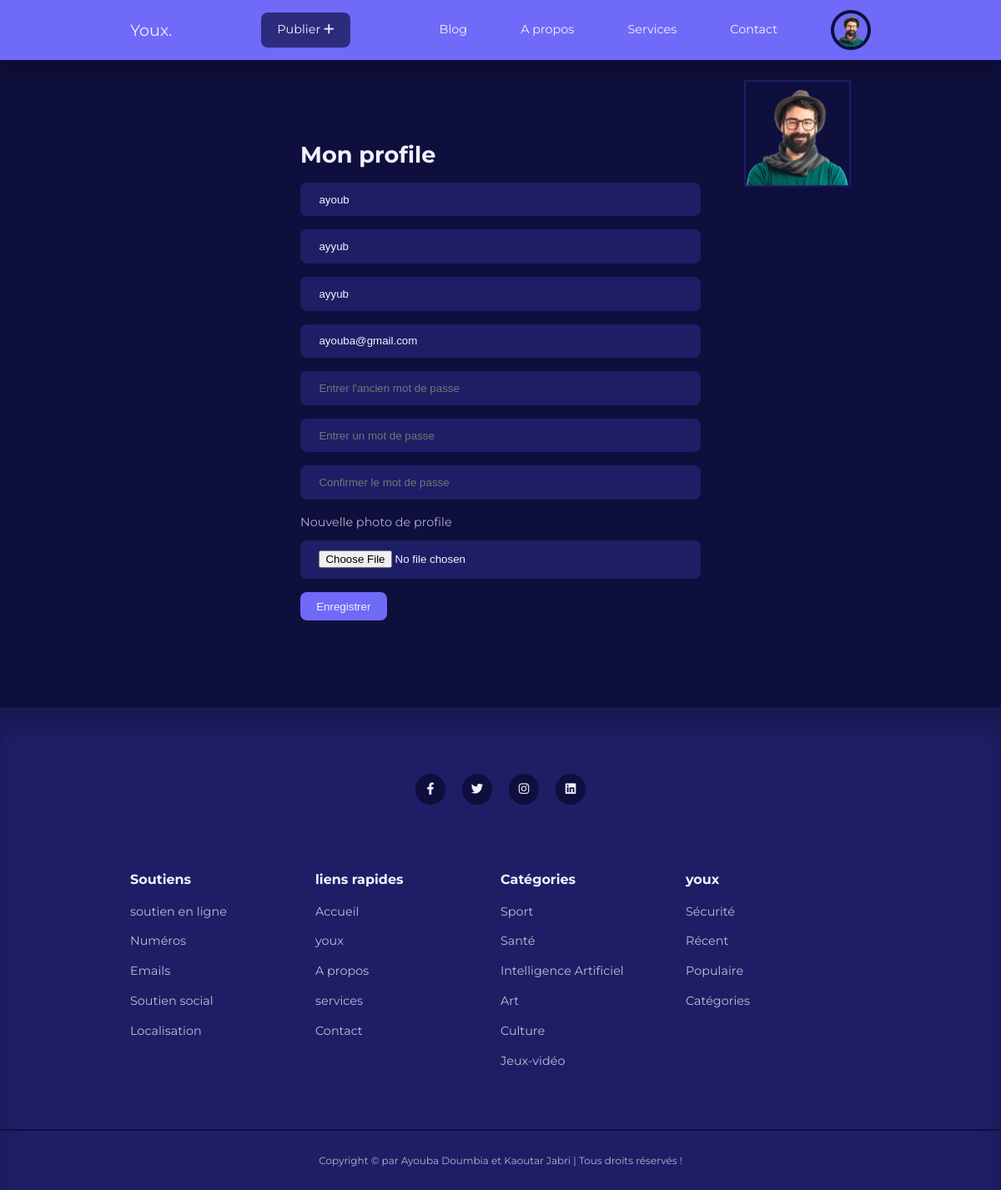
The page /admin/update-profile.php (signed in) on the database its author committed.
### tables this page shows
CREATE TABLE IF NOT EXISTS `users` (
  `id` int NOT NULL AUTO_INCREMENT,
  `firstname` varchar(100) NOT NULL,
  `lastname` varchar(100) NOT NULL,
  `username` varchar(100) NOT NULL,
  `email` varchar(100) NOT NULL,
  `password` varchar(255) NOT NULL,
  `avatar` varchar(100) NOT NULL,
  `is_admin` tinyint(1) NOT NULL,
  PRIMARY KEY (`id`)
);

### class/Model.php (called while the page is built, shortened)
<?php
require_once('Database.php');
abstract class Model{
    protected $db;
    protected $table_name = null;
    protected $field_id = null;
    public function __construct()
    {
        $this->db = new Database();
    }
    public function findOne(string $id)
    {
        $database_class = $this->db;
        $table = $this->table_name;
        $field__id = $this->field_id;
        $row = $database_class->selectOne("$table","$field__id = $id");
        return($row);
    }
}

### class/Database.php (called while the page is built, shortened)
<?php
class Database
{
    private $host = "localhost";
    private $username = "root";
    private $password = "root";
    private $dbname = "blog_db";
    private static $instance = null;
    private function connect()
    {
        if(self::$instance === null){
            $conn = new \PDO("mysql:host=$this->host;dbname=$this->dbname;charset=utf8;",$this->username,$this->password);
            if($conn){
                return $conn;
            }else{
                die('connexion impossible !');
            }
        }   else{
                return self::$instance;
        }
    }
    public function selectOne(string $table, string $where1 = '', string $where2 = '')
    {
        $conn = $this->connect();
        if($where1 == '' && $where2 == ''){
            $select = $conn->prepare("SELECT * FROM `$table`");
            $select->execute();
        }elseif($where2 == ''){
            $select = $conn->prepare("SELECT * FROM `$table` WHERE $where1");
            $select->execute();
        }else{
            $select = $conn->prepare("SELECT * FROM `$table` WHERE $where1 OR $where2");
            $select->execute();
        }
        if($select){
            $element = $select->fetch(\PDO::FETCH_ASSOC);
            return($element);
        }
    }
}
?>

### admin/update-profile.php (the view, shortened to what this page needs)
<?php
    include('partials/header.php');
    if(isset($_SESSION['user-id'])){
        $id = $_SESSION['user-id'];
        $user = $Users->findOne($id);
    }
?>
<section class="form__section">
        <div class="preview_profile">
            <img src="../images/<?= $user['avatar'] ?>" alt="preview user profile">
        </div>
    <div class="container form__section-container">
        <h2>Mon profile</h2>
        <form action="<?= ROOT_URL ?>admin/update-profile-logic.php" method="POST" enctype="multipart/form-data">
            <input type="text" name="l_name" value="<?= $user["lastname"] ?>" placeholder="Nom">
            <input type="text" name="f_name" value="<?= $user["firstname"]  ?>" placeholder="Prenom">
            <input type="text" name="u_name" value="<?= $user["username"]  ?>" placeholder="Nom d'utilisateur">
            <input type="email" name="email" value="<?= $user["email"]  ?>" placeholder="Email">
            <input type="password" name="user_old_pass" placeholder="Entrer l'ancien mot de passe">
            <input type="password" name="pass" placeholder="Entrer un mot de passe">
            <input type="password" name="cpass"placeholder="Confirmer le mot de passe">
            <div class="form__control">
                <label for="avatar">Nouvelle photo de profile</label>
                <input type="file" name="avatar" accept="image/jpg, image/jpeg, image/png" id="avatar">
            </div>
            <button type="submit" class="btn" name="submit">Enregistrer</button>
        </form>
    </div>
</section>
<?php include('../partials/footer.php'); ?>

### admin/partials/header.php (shortened to what this page needs)
<?php
$Users = new Users();
if (isset($_SESSION['user-id'])) {
    $id = filter_var($_SESSION['user-id'], FILTER_SANITIZE_NUMBER_INT);
    $user = $Users->findOne($id);
}
?>
<!DOCTYPE html>
<html lang="fr">
<head>
    <link rel="stylesheet" href="https://cdnjs.cloudflare.com/ajax/libs/font-awesome/6.1.1/css/all.min.css">
    <link rel="stylesheet" href="../css/component.css">
    <link rel="stylesheet" href="../css/style.css">
</head>
<body>
    <nav>
        <div class="container nav__container">
            <a href="<?= ROOT_URL ?>home.php" class="nav__logo">Youx<span>.</span></a>
            <a class="btn dark" href="<?= ROOT_URL ?>admin/add-post.php">Publier <i class="fa-sharp fa-solid fa-plus"></i></a>
            <ul class="nav__ul">
                <li><a href="<?= ROOT_URL ?>blog.php" <?php if ($_SERVER['SCRIPT_NAME'] === '/TP/blog.php'):?> class="active"<?php endif ?>>Blog</a></li>
                <li><a href="<?= ROOT_URL ?>about.php" <?php if ($_SERVER['SCRIPT_NAME'] === '/TP/about.php'):?> class="active"<?php endif ?>>A propos</a></li>
                <li><a href="<?= ROOT_URL ?>services.php" <?php if ($_SERVER['SCRIPT_NAME'] === '/TP/services.php'):?> class="active"<?php endif ?>>Services</a></li>
                <li><a href="<?= ROOT_URL ?>contact.php" <?php if ($_SERVER['SCRIPT_NAME'] === '/TP/contact.php'):?> class="active"<?php endif ?>>Contact</a></li>
                <?php if(isset($_SESSION['user-id'])) :?>
                    <li class="nav__profile">
                    <div class="avatar">
                        <img src="<?= ROOT_URL . 'images/' . $user['avatar'] ?>" alt="user profile image">
                    </div>
                    </li>
                <?php else : ?>
                <li><a href="<?= ROOT_URL ?>signin.php">Connexion</a></li>
                <?php endif ?>
            </ul>
        </div>
    </nav>

### css/component.css (style rules this page uses)
:root { --color-primary: #6f6af8; --color-primary-light: hsl(242, 91%, 69%, 18%); --color-primary-variant: #5854c7; --color-red: #da0f3f; --color-red-light: hsl(346, 87%, 46%, 15%); --color-green: #00c476; --color-green-light: hsl(156, 100%, 38%, 15%); --color-gray-900: #1e1e66; --color-gray-700: #2d2b7c; --color-gray-300: rgba(242, 242, 254, 0.3); --color-gray-200: rgba(242, 242, 254, 0.7); --color-white: #f2f2fe; --color-bg: #0f0f3e; --color-black:#000; --transition: all .3s ease; --container-width-lg: 74%; --container-width-md: 88%; --form-width: 40%; --card-border-radius-1: 0.3rem; --card-border-radius-2: 0.5rem; --card-border-radius-3: 0.8rem; --card-border-radius-4: 2rem; --card-border-radius-5: 5rem; }
* { margin: 0; padding: 0; outline: none; border: 0; text-decoration: none; list-style: none; box-sizing: border-box; }
body { font-family: 'Montserrat', sans-serif; line-height: 1.6; color: var(--color-gray-200); overflow-x: hidden; background-color: var(--color-bg); font-size: 0.9rem; }
.container { width: var(--container-width-lg); max-width: 1800px; margin: 0 auto; }
section { margin-top: 3rem; width: 100vw; position: relative; }
h1, h2, h3, h4, h5 { color: var(--color-white); line-height: 1.3; }
h2 { font-size: 1.7rem; margin: 1rem 0; }
a { color: var(--color-white); transition: var(--transition); }
img { display: block; width: 100%; }
.btn { display: inline-block; width: fit-content; padding: 0.6rem 1.2rem; background-color: var(--color-primary); border-radius: var(--card-border-radius-2); cursor: pointer; transition: var(--transition); color: var(--color-white); }
.btn.dark { background-color: var(--color-gray-700); }

### css/style.css (style rules this page uses)
nav { background-color: var(--color-primary); width: 100vw; height: 4.5rem; position: fixed; top: 0; z-index: 10; box-shadow: 0 1rem 1rem rgba(0, 0, 0, 0.2); }
.nav__container { height: 100%; display: flex; align-items: center; justify-content: space-between; }
.avatar { width: 3rem; height: 3rem; border-radius: 50%; overflow: hidden; border: 0.3rem solid var(--color-bg); }
.avatar img { width: 100%; height: 100%; }
.nav__logo { font-size: 600; font-size: 1.2rem; }
.nav__ul { display: flex; align-items: center; justify-content: center; gap: 4rem; }
.nav__ul li { transition: all .3s ease; }
.nav__profile { position: relative; cursor: pointer; }
.form__section { display: grid; place-items: center; height: 100vh; }
.form__section-container { width: var(--form-width); position: relative; }
form { display: flex; flex-direction: column; gap: 1rem; }
.form__control { display: flex; flex-direction: column; gap: 0.6rem; }
input,textarea,select { padding: 0.8rem 1.4rem; background-color: var(--color-gray-900); border-radius: var(--card-border-radius-2); resize: none; color: var(--color-white); }
.preview_profile { position: absolute; max-width: 8rem; top: 6%; right: 15%; border: 2px solid var(--color-gray-900); }
.preview_profile img { width: 100% }

### rows shown on the page
users: avatar (picture), l_name "ayoub", f_name "ayyub", u_name "ayyub", email "ayouba@gmail.com"
